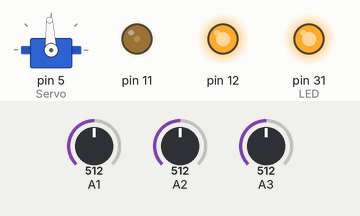
This sketch was run on a simulated Arduino Mega 2560, built with avr-gcc and run on an emulated ATmega2560. Shown: servo, output pins drawn as LEDs (lit = HIGH). Dashed ring = blinking. Inputs (shaded band) come from the test bench; at power-on: A2 = 512, A3 = 512, A1 = 512. Servo pulses on a pin are drawn as a servo (544–2400 µs = 0–180°).

Above: at 1.2 s.
1.3 s: A2 set to 488
At 2.7 s:
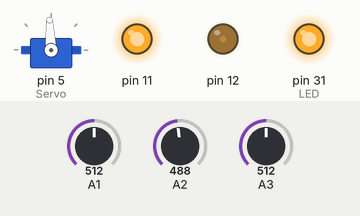
3.5 s: A3 set to 344
5.2 s: A3 set to 320
At 6.3 s:
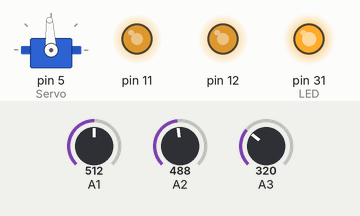
6.7 s: A1 set to 388
8.2 s: A1 set to 363
At 8.32 s:
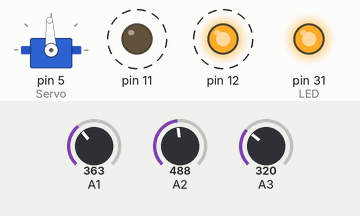
11.2 s: A2 set to 122
At 11.84 s:
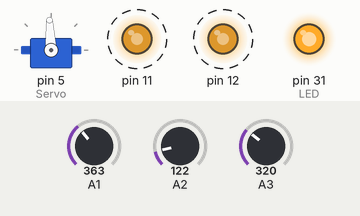
Timing chart, 0 to 15.2 s (numbered marks = the images above; inputs shaded):
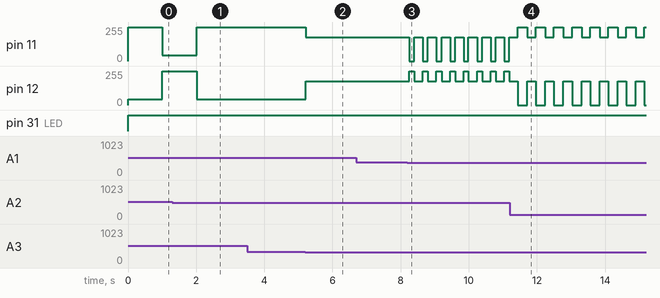

The sketch:

robot_unit.ino
```cpp
/*

	File: 		robot_unit.ino
	Board:		Arduino Mega (ATMega2560)
	Author: 	Daniel Busan & Freya Heeks
	Created:	May 2015
	Version: 	1.7.1

	File containing the source code for the Robot unit
	of the 2nd Year Mechatronics Microcontroller Final Project

	This unit handles receiving PWM inputs from the Controller unit's 2 joysticks
	via the Xbee modules, through the Serial2 connections.
	It also sends the Analog range sensor data back to the controller unit via the Serial lines.
	Camera control is also included.

	Autonomous decision making is also handled in this source file.

*/

#include "motor_directions.h"
#include "autonomous.h"

#define ADJUSTING_THRESHOLD 25
#define MAX_WALL_WIDTH 500
#define MIN_DISTANCE_FRONT 150
#define _DEG_TURN_TIME 1000
#define ADJUSTING_PERIOD 250


byte new_f_comp	= 	0;	// Variable containing the newly received value for forwards component
byte new_r_comp	= 	0; 	// Variable containing the newly received value for right component
byte f_comp = 	0; 		// Variable that stores the forwards component value, used throughout the code
byte r_comp = 	0; 		// Ditto^, but for right_component

byte new_servo_pos = 0; 		// byte in for servo
byte servo_pos = 0; 			// byte to store which is used thru the code
byte new_autonomous_state = 0; 	// byte to store the byte telling the code if robot is in autonomous mode or not

bool autonomous = true;
bool is_adjusting_direction = false;
unsigned long int time_last_adjusted = 0L;


autonomous_state current_autonomous_state = forward;

byte in_buffer[6] = {0, 0, 0, 0, 0, 0};
byte serial_byte_out[6] = {0, 0, 0, 0, 0, 0};

int left_motor = 0;
int right_motor = 0;


bool turning = false;
bool servo_rotating = false;
unsigned long int servo_timer = 0L;

unsigned int range_sensor_value[3]; // array that stores the range sensor readings

// Variables holding times for different comparisons
// Units are milliseconds.
unsigned long int last_time_sent = 0L;
unsigned long int last_difference_check = 0L;
unsigned long int turning_time = 0L;

int left_right_difference = 0;
int left_right_abs = 0;

void timer1_init(void);
void timer3_init(void);

int get_left_right_distance(void);

void setup()
{
	Serial1.begin(9600);
	Serial.begin(9600);
	DDRC = (1<<PC6); // Enable port c
	PORTC &= ~(1<<PC6); // turn oFf autonomous LED status

    DDRA = (1<<A0)|(1<<A1)|(1<<A2)|(1<<A3); // the 4 ports controlling the H bridge

	timer1_init();
	timer3_init();

}

void loop()
{


	if(Serial1.available() >= 6) // there's 6 bits in the buffer
	{
		Serial1.readBytes(in_buffer, 6);
		for (int i=0;i<6; i++)
		{
			switch (i)
			{
				case 0:
				if (in_buffer[i] != 255) // first byte should be 255
				{
					i = 6;
					Serial.print("Error in packet transmission. First byte is not 255");
				}

				break;

				case 1:
				new_r_comp= in_buffer[i]; // store in new_f_comp
				break;

				case 2:
				new_f_comp = in_buffer[i]; // store in new_r_comp;
				break;

				case 3:
				new_servo_pos = in_buffer[i]; // store camera_servo position
				break;

				case 4:
				new_autonomous_state = in_buffer[i]; // store autonomous_state in variable new_autonomous_state

				break;

				case 5:
				if (in_buffer[i] == 254) // if stop byte is encountered
				{
					// transfer the values received in the packets to the variable that will be used thru the rest of the code
					f_comp = new_f_comp;
					r_comp = new_r_comp;
					servo_pos = new_servo_pos;

					// bit masking didn't seem to work for the following section
					if (new_autonomous_state == 1 || new_autonomous_state == 3) // if LSB of packet 4 is 1 --> autonomous is on
					{
						autonomous = true;

					}
					else
					{
						autonomous = false;
					}

					if (new_autonomous_state == 2 || new_autonomous_state == 3) // if 2nd LSB of packet 4 is 1 --> camera rotation is on
					{
						servo_rotating = true;

					}
					else
					{
						servo_rotating = false;
					}

				}

				if (in_buffer[i] == 255) // if it's the start/reset byte we missed some bytes
				{
					Serial.print("Start-Reset Byte encountered, values not transferred.\n");
				}
				break;
			}
		}
	}


	range_sensor_value[0] = analogRead(2); // LEFT SIDE SENSOR  - SHORT RANGE
	range_sensor_value[1] = analogRead(1); // RIGhT side sensor - SHORT RANGE
	range_sensor_value[2] = analogRead(3); // Front SIde Sensor - LONG RANGE


	// SENDING THE PACKETS
	if (millis()-last_time_sent>=100) // if 100 mS have passed since last serial byte sent, do it again
	{
		serial_byte_out[0] = 255;
		// converts data to be sent; from 10bit -> 8bit-2
        serial_byte_out[1] = map(range_sensor_value[0], 0, 1023, 0, 253);
        serial_byte_out[2] = map(range_sensor_value[1], 0, 1023, 0, 253);
        serial_byte_out[3] = map(range_sensor_value[2], 0, 1023, 0, 253);
        serial_byte_out[4] = 0; // not used
        serial_byte_out[5] = 254;

		Serial1.write(serial_byte_out, 6); // Send the 6 byte packet

		last_time_sent = millis();
	}

	if (servo_rotating)
	{
		OCR3A = 1470; // servo slowly scanning
	}
	// only stop the servo from rotating when the button joystick button is pressed if
	// servo_rotating is FALSE AND if the robot is in autonomous mode only.
	// This prevents stuttering of the servo when robot is in manual mode and automatic
	// camera rotation is disabled.
    else if (autonomous && !servo_rotating)
    {
		OCR3A = 1500; // servo stopped
	}

	// AUTONOMOUS MODE SECTION
	if (autonomous)
	{

		int left = (30587.0/range_sensor_value[0] - 27.303); // left sensor
		int right = (35484.0/range_sensor_value[1] - 33.711); // right sensor
		int front = (70341.0/range_sensor_value[2] - 58.94); // LONG RANGE SENSOR

		PORTC |= (1<<PC6); // turn on status LED

		// calculate left-right difference only once every 50 milliseconds
		if (millis() - last_difference_check > 50)
		{
			left_right_difference = get_left_right_distance();
			last_difference_check = millis();
		}

		// finite state machine for autonomy
		switch(current_autonomous_state)
		{


			// DEFAULT
			// state forward
			// it will only do small direction adjustments if there is room to go forward.
			// If there is no room to go forward, it will turn fully
			case forward:

			// if robot wasn't previously in a turning state; Move forward
			if (!turning) move_forward();

			// store absolute value of the left_right_difference in left_right_abs
			// this is used in priority 2
			left_right_abs = left_right_difference;
			if (left_right_difference < 0)
			{
				left_right_abs = -left_right_difference;
			}

			/*
				PRIORITY #1: Front distance
				If the distance in front of the robot is less
				than the minimum set distance, the robot will
				turn.
			*/
			if (front < MIN_DISTANCE_FRONT)  // if range sensor reports that the vehicle is too close to the front wall
			{
				turning = true;
  				//Serial.print(" Need to turn "); Serial.print(left_right_difference); Serial.print("\n"); // !DEBUG

				if(left_right_difference < 0) // if left < right, there is a bigger gap on the right, turn right
				{
					//Serial.print(left_right_difference); Serial.print(" Turning Right\n"); // !DEBUG
					current_autonomous_state = turning_right;
					turning_time = millis(); // used when turning
				}
				else
				{
					//Serial.print(left_right_difference); Serial.print(" Turning Left\n"); // !DEBUG
					current_autonomous_state = turning_left;
					turning_time = millis(); // used when turning
				}
			}

			/*
				PRIORITY #2: ADJUSTMENT
				If the distance in front of the robot is greater than the minimum
				set in the MIN_DISTANCE_FRONT constant, the robot checks whether
				it needs to adjust its direction according to the distance to the
				left and right wall
			*/
			else
			{
				// if vehicle is adjusting, it will not do a full 90 degree turn
				// therefore turning is set to FALSE;
				turning = false;

				// only adjust direction every ADJUSTING_PERIOD ms
				if (millis() - time_last_adjusted > ADJUSTING_PERIOD)
				{
					// Adjustment will occur if the magnitude of the left-right difference
					// is greater than the ADJUSTING_THRESHOLD AND if the robot is between two walls
					// i.e. if the magnitude of the difference is less than the HALL WIDTH - robot width
					if ((left_right_abs > ADJUSTING_THRESHOLD) && (left_right_abs < MAX_WALL_WIDTH))
					{
						current_autonomous_state = adjusting;
						turning_time = millis(); // used when adjusting
					    // Serial.print(" Adjusting \n"); // !DEBUG
					}
				}
			}

			break;


			//Turn left 90 degrees
			case turning_left:


			if(millis() - turning_time < _DEG_TURN_TIME) // if it's been less than _DEG_TURN_TIME ms since a corner was encountered, keep turning left
			{
				turn_left();
				turning = true;
				if (front > MIN_DISTANCE_FRONT) // unless there is room to move forwards.
				{
					current_autonomous_state = forward;
				}
			}
			else // if it's been more than _DEG_TURN_TIME ms and robot has been turning since, start moving forwards.
			{
				turning = false; // set turning to FALSE as the robot has finished turning
				current_autonomous_state = forward;
			}

			break;

			//Turn right 90 degrees
			case turning_right:

			if(millis() - turning_time < _DEG_TURN_TIME) // if it's been less than _DEG_TURN_TIME ms since a corner was encountered, keep turning right
			{
				turn_right();
				turning = true;
                if (front > MIN_DISTANCE_FRONT) // unless there is room to move forwards
				{
					current_autonomous_state = forward;
				}
			}
			else // if it's been more than _DEG_TURN_TIME ms and robot has been turning since, start moving forwards.
		       {
				turning = false; // set turning to FALSE as the robot has finished turning
				current_autonomous_state = forward;
			}
			break;

			// Adjusting state

			case adjusting:
			// if, by any chance the value of left-right is greater than 450 mm when adjusting
			// set it to 450
			if (left_right_abs > 450)
			{
				left_right_abs = 450;
			}
			// Robot adjusts if an adjustment ocurred more than ADJUSTING_PERIOD ago
			// and if the robot was already adjusting, it continues to adjust for (left_right_abs + 120) ms --
			// This adjustment value was decided upon after extensive testing.
			if ((millis() - time_last_adjusted > ADJUSTING_PERIOD) && (millis() - turning_time < ((left_right_abs+120)) ))
			{
				if (left_right_difference < 0)
				{
					// Serial.print("\t Adj Right\n"); // !DEBUG
					adjust_right();
				}
				else
				{
					// Serial.print("\t Adj Left\n"); // !DEBUG
					adjust_left();
				}
				current_autonomous_state = adjusting;
			}
			// if it's been adjusting for more than left_right_abs+120 ms
			// or if it adjusted less than ADJUSTING_PERIOD ms ago it needs to go forward
			else
			{
				time_last_adjusted = millis();
				current_autonomous_state = forward;
			}
			break;


			//state stopped
			// not used
			case stopped:
			current_autonomous_state = forward;
			break;

			//state error
			// not used
			case error:
			current_autonomous_state = forward;
			break;
		}


	}
	else // if the robot is NOT in an autonomous state turn the motors according to the inputs from the packets
	{
		PORTC &= ~(1<<PC6); // turn off LED

		// calculate left and right motor speeds based on packets received
		left_motor = f_comp + r_comp-253;
		right_motor = f_comp - r_comp;

		// set a deadzone of +/-8 for the motors to eliminate any buzzing sounds
		if (left_motor > -8 && left_motor < 8)
		{
			left_motor = 0;
		}
		if (right_motor > -8 && right_motor < 8)
		{
			right_motor = 0;
		}

		set_l_motor(left_motor);
		set_r_motor(right_motor);

		// set servo speed based on packets received
		if (!servo_rotating)
			OCR3A = map(servo_pos, 0, 253, 1450, 1550); // map from 0, 253 to 1450 to 1550

		// the 1450 --> 1550 is chosen to ensure the servo is able to be controlled smoothly enough
		// given the possible range of 1000 to 2000, 1450 to 1550 is a small fraction of this.

	}

}


void timer1_init(void)
{

	TCCR1A = (1<<COM1A1)|(1<<COM1B1); 	//Using mode 8, phase correct
	TCCR1B = (1<<WGM13); 				//normal mode


    OCR1A = 0;
    OCR1B = 0;
	ICR1 = 9999; //set the top value for a prescaler 8

	DDRB = ((1<<PB5) | (1<<PB6)); // Set PB5 and PB6 to be output
	TCCR1B |= (1<<1); //set prescaler to 8

}


// timer for the PWM generated for the Servos: base period 20 ms; min duty cycle period: 1 ms, max duty cycle period 2 ms
void timer3_init(void)
{
	TCCR3A = (1<<COM3A1)|(1<<COM3B1); //Using mode 8, phase correct
	TCCR3B = (1<<WGM33); //normal mode

	DDRE |= (1<<PE3); // Servo is connected to port E3

	OCR3A = 1500; // PORTE: PE3; DIGITAL PIN 5 - PWM
	ICR3 = 19999;

	TCCR3B |= (1<<1); // set prescaler to 8

}


// RETURNS difference between left and right sensor in MM
int get_left_right_distance(void)
{

	return (int)((30587.0/range_sensor_value[0] - 27.303) - (35484.0/range_sensor_value[1]-33.711)); // in MM

}
```

autonomous.c
```cpp
#include "autonomous.h"
#include "motor_directions.h"
#include "Arduino.h"


// Forward

// OCR1A = right motor
// OCR1B = left motor
void move_forward(void)
{
	OCR1A = 7000;

	// RIGHT MOTOR - FORWARDS DIRECTION
	PORTA &= ~(1<<0);
	PORTA |= (1<<1);

	// LEFT MOTOR - FORWARDS DIRECTION
	OCR1B = 7000;
	PORTA |= (1<<2);
	PORTA &= ~(1<<3);
}

void turn_left()
{

	// RIGHT MOTOR - FORWARDS DIRECTION
	PORTA &= ~(1<<0);
	PORTA |= (1<<1);
	OCR1A = 9999; // RIGHT MOTOR MAX

	// LEFT MOTOR - REVERSE DIRECTION
	PORTA |= (1<<3);
	PORTA &= ~(1<<2);

	OCR1B = 1700; // LEFT MOTOR AT 17% DUTY CYCLE REVERSE

}


void turn_right()
{
	// RIGHT MOTOR - REVERSE DIRECTION
	PORTA |= (1<<0);
	PORTA &= ~(1<<1);
	OCR1A = 1700;

	// LEFT MOTOR - FORWARD DIRECTION
	PORTA &= ~(1<<3);
	PORTA |= (1<<2);
	OCR1B = 9999;
}

void adjust_left()
{

	// RIGHT MOTOR - FORWARD DIRECTION
	PORTA &= ~(1<<0);
	PORTA |= (1<<1);

	// LEFT MOTOR - FORWARD DIRECTION
	PORTA &= ~(1<<3);
	PORTA |= (1<<2);

	OCR1B = 0; OCR1A = 9999; // RIGHT MOTOR MAX, LEFT MOTOR OFF
}


void adjust_right()
{

	// RIGHT MOTOR - FORWARD DIRECTION
	PORTA &= ~(1<<0);
	PORTA |= (1<<1);
	// LEFT MOTOR - FORWARD DIRECTION
	PORTA &= ~(1<<3);
	PORTA |= (1<<2);

	OCR1A = 0; OCR1B = 9999;
}

// not used
void reverse(void)
{
    OCR1A = 9999; OCR1B = 9999;

    PORTA |= (1<<0);
    PORTA &= ~(1<<1);

    PORTA &= ~(1<<2);
    PORTA |= (1<<3);
}

// not used
void stop_motors(void)
{
   OCR1A = 0; OCR1B = 0;
}
```

autonomous.h
```cpp
/*

	File:		autonomous.h
	Board:		Arduino Mega (ATMega1280)
	Author: 	Daniel Busan & Freya Heeks
	Created:	26 May 2015

	Version: 	1.7.1

	Header file that describes the autonomous library.

*/

#ifndef __autonomous_h__
#define __autonomous_h__

// finite state machine
typedef enum {
	stopped, forward, turning_left, turning_right, adjusting, error
} autonomous_state;


#ifdef __cplusplus // required to make external libraries work if they're not .cpp format. source: stackexchange.net
extern "C" {
#endif

// place functions here
void move_forward(void);

void turn_left(void);

void turn_right(void);

void adjust_left(void);

void adjust_right(void);

void reverse(void);

void stop_motors(void);

#ifdef __cplusplus
}
#endif

#endif
```

motor_directions.c
```cpp
/*

	File: 		motor_directions.h
	Author: 	Daniel Busan
	Created:	May 2015
	Version: 	1.7.1

	Source file containing the definitions of the functions handling the motor directions
*/

#include "motor_directions.h"
#include <Arduino.h>


// a basic mapping function to transform values from one range to another.
long map(long x, long in_min, long in_max, long out_min, long out_max)
{
  return (x - in_min) * (out_max - out_min) / (in_max - in_min) + out_min;
}


void set_l_motor(int motor_speed)
{
	int mSpeed = motor_speed;
	if (mSpeed < 0)
		mSpeed = -mSpeed;

	if (motor_speed >= 0) // if input motor speed is greater than 0, motor is turning forwards.
	{
		// LEFT MOTOR - FORWARD DIRECTION
		PORTA |= (1<<2);
		PORTA &= ~(1<<3);
	}
	else // motor is reversing
	{
		// LEFT MOTOR - REVERSE DIRECTION
		PORTA &= ~(1<<2);
		PORTA |= (1<<3);

	}

	// if motor_speed is greater than 126, as discussed during the lecture, the motor will be turning at maximum speed
	if (motor_speed <= -126 || motor_speed >= 126) // set to max
	{
		OCR1B = 9999;
	}
	else // if not, transform the input value to a pwm-suitable range and set the PWM accordingly
	{
		OCR1B = map(mSpeed, 0, 125, 0, 9999);
	}
}

void set_r_motor(int motor_speed)
{
	int mSpeed = motor_speed;
	if (mSpeed < 0)
		mSpeed = -mSpeed;


	if (motor_speed >= 0) // if input motor speed is greater than 0, motor is turning forwards.
	{
		// RIGHT MOTOR - FORWARD DIRECTION
		PORTA &= ~(1<<0);
		PORTA |= (1<<1);
	}
	else
	{
		// RIGHT MOTOR - REVERSE  DIRECTION
		PORTA |= (1<<0);
		PORTA &= ~(1<<1);
	}
	// if motor_speed is greater than 126, as discussed during the lecture, the motor will be turning at maximum speed
	if (mSpeed >= 126)
	{
		OCR1A = 9999;
	}
	else // if not, transform the input value to a pwm-suitable range and set the PWM accordingly
	{
		OCR1A = map(mSpeed, 0, 125, 0, 9999);
	}
}
```

motor_directions.h
```cpp
/*

	File: 		motor_directions.h
	Author: 	Daniel Busan
	Created:	May 2015
	Version: 	1.7.1

	Header file for the commands that handle the motor directions for the vehicle.
*/

/*
	Set motor direction forwards on backwards
*/


#ifndef _motor_directions_h
#define _motor_directions_h


#ifdef __cplusplus
extern "C" {
#endif

long map(long x, long in_min, long in_max, long out_min, long out_max);

void set_l_motor(int motor_speed);
void set_r_motor(int motor_speed);

#ifdef __cplusplus
}
#endif

#endif
```

Measured:
- the behaviour switches between 495 and 494 on A2 (found by bisection; images 0 and 1)
- the behaviour switches between 337 and 336 on A3 (found by bisection; images 1 and 2)
- the behaviour switches between 374 and 373 on A1 (found by bisection; images 2 and 3)
- after the input at 1.3 s, pin 11: 43/255 → 255/255 after 0.71 s; pin 12: 255/255 → 43/255 after 0.71 s
- after the input at 3.5 s, every drawn part: stays the same
- after the input at 5.2 s, pin 11: 255/255 → 179/255 at once; pin 12: 43/255 → 179/255 at once
- after the input at 6.7 s, every drawn part: stays the same
- after the input at 8.2 s, pin 11: alternates 179/255 for 0.25 s and 0/255 for 0.15 s, starting after 0.05 s; pin 12: alternates 255/255 for 0.15 s and 179/255 for 0.25 s, starting after 0.05 s
- after the input at 11.2 s, pin 11: alternates 255/255 for 0.28 s and 179/255 for 0.25 s, starting after 0.24 s; pin 12: alternates 179/255 for 0.25 s and 0/255 for 0.28 s, starting after 0.24 s
